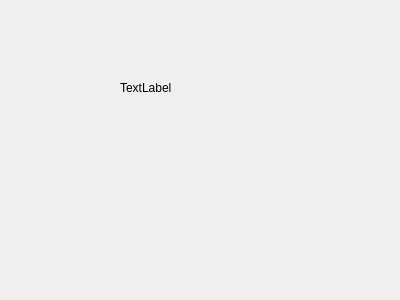
<?xml version="1.0" encoding="UTF-8"?>
<ui version="4.0">
 <class>Form</class>
 <widget class="QWidget" name="Form">
  <property name="geometry">
   <rect>
    <x>0</x>
    <y>0</y>
    <width>400</width>
    <height>300</height>
   </rect>
  </property>
  <property name="windowTitle">
   <string>Form</string>
  </property>
  <widget class="QLabel" name="label">
   <property name="geometry">
    <rect>
     <x>120</x>
     <y>80</y>
     <width>60</width>
     <height>16</height>
    </rect>
   </property>
   <property name="text">
    <string>TextLabel</string>
   </property>
  </widget>
 </widget>
 <resources/>
 <connections/>
</ui>
